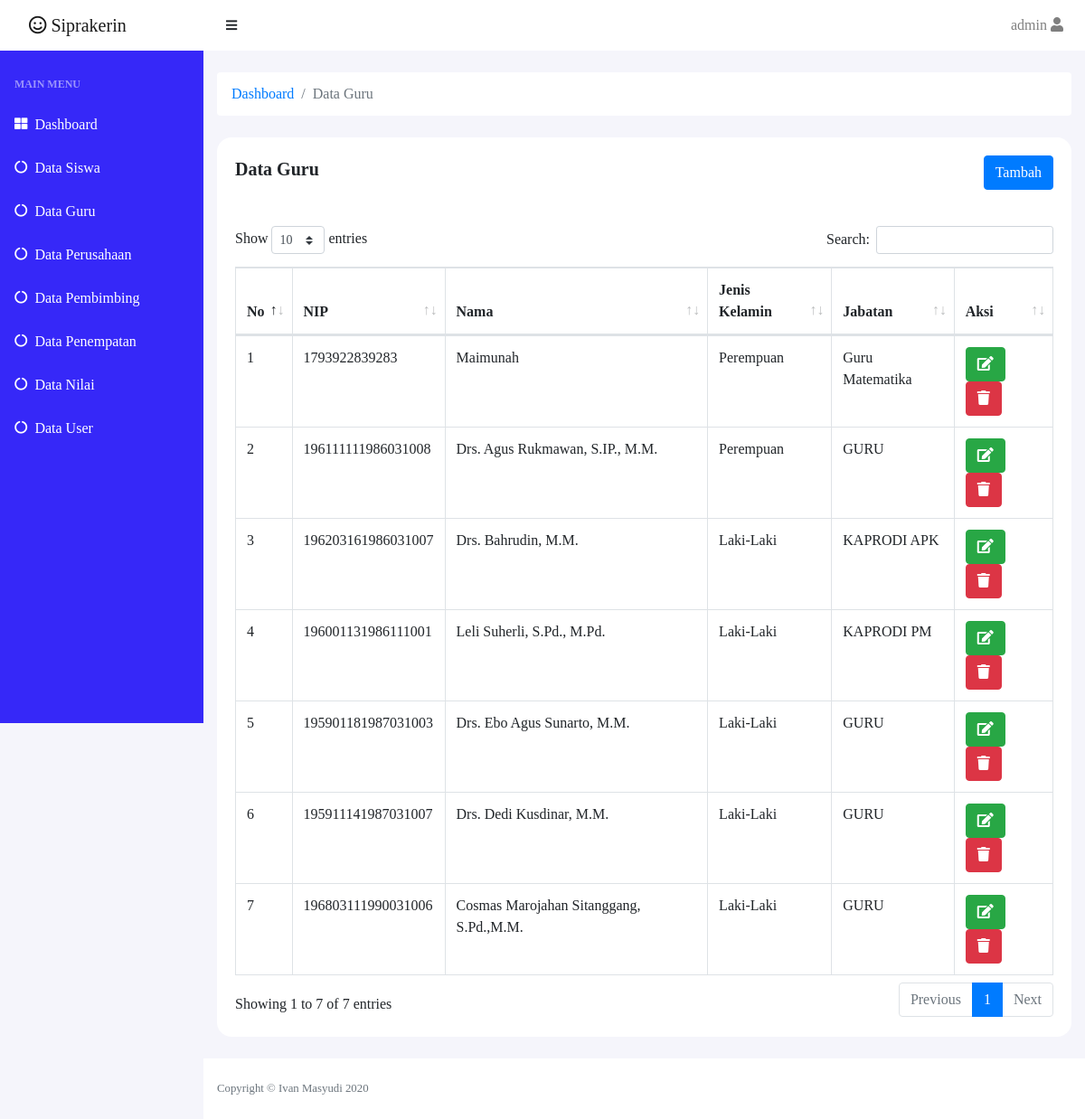
Page /page/admin/index.php?page=guru (signed in) on the committed database.
### tables this page shows
CREATE TABLE `tblguru` (
  `id_guru` int(11) NOT NULL,
  `NIP` char(20) NOT NULL,
  `nama_guru` varchar(50) NOT NULL,
  `alamat_guru` varchar(50) NOT NULL,
  `tmpt_lahir` varchar(50) NOT NULL,
  `tgl_lahir` date NOT NULL,
  `id_jk` char(11) NOT NULL,
  `id_agama` int(11) NOT NULL,
  `jabatan` varchar(50) NOT NULL
);

CREATE TABLE `tbljk` (
  `id_jk` char(11) NOT NULL,
  `ketjk` varchar(10) NOT NULL
);

### page/admin/guru.php (shortened to what this page needs)
<ol class="breadcrumb mb-4 mt-4 bg-white">
    <li class="breadcrumb-item"><a href="index.html">Dashboard</a></li>
    <li class="breadcrumb-item active">Data Guru</li>
</ol>
<div class="wood mb-4">
    <div class="wood-header">
        Data Guru
        <a href="index.php?page=add_guru" class="btn btn-primary float-md-right">Tambah</a>
    </div>
    <div class="wood-body">
        <div class="table-responsive">
            <table class="table table-bordered" id="dataTable" width="100%" cellspacing="0">
                <thead>
                    <tr>
                        <th>No</th>
                        <th>NIP</th>
                        <th>Nama</th>
                        <th>Jenis Kelamin</th>
                        <th>Jabatan</th>
                        <th>Aksi</th>
                    </tr>
                </thead>
                <tbody>
                    <?php
                    $sql = "SELECT * FROM tblguru,tblagama,tbljk WHERE tbljk.id_jk = tblguru.id_jk AND tblguru.id_agama = tblagama.id_agama";
                    $result = $conn->query($sql);
                    $no = 1;
                    if ($result->num_rows > 0) {
                        while ($data = $result->fetch_assoc()) {
                    ?>
                            <tr>
                                <td><?php echo $no++; ?></td>
                                <td><?php echo $data['NIP']; ?></td>
                                <td><?php echo $data['nama_guru']; ?></td>
                                <td><?php echo $data['ketjk']; ?></td>
                                <td><?php echo $data['jabatan']; ?></td>
                                <td style="width: 12%;">
                                    <a data-toggle="modal" data-target="#exampleModal<?php echo $data['id_guru']; ?>" class="btn btn-success"><i class="fas fa-edit"></i></a>
                                    <a data-toggle="modal" data-target="#deleteModal<?php echo $data['id_guru']; ?>" class="btn btn-danger"><i class="fas fa-trash"></i></a>
                                </td>
                            </tr>
                    <?php
                        }
                    } else {
                    }
                    ?>
                </tbody>
            </table>
        </div>
    </div>
</div>

### assets/css/style.css (style rules this page uses)
body { font-family: "Poppins" !important; font-size: 1rem !important; }
.wood { position: relative; display: -ms-flexbox; display: flex; -ms-flex-direction: column; flex-direction: column; min-width: 0; word-wrap: break-word; background-color: #fff; background-clip: border-box; border-radius: 1rem; }
.wood-body { -ms-flex: 1 1 auto; flex: 1 1 auto; min-height: 1px; padding: 1.25rem; }
.wood-header { padding: 1.25rem 1.25rem; margin-bottom: 0; font-weight: bold; font-size: 1.25rem; }

### rows in the picture
tblguru: NIP "1793922839283", nama_guru "Maimunah", id_jk.ketjk "Perempuan", jabatan "Guru Matematika"
tblguru: NIP "196111111986031008", nama_guru "Drs. Agus Rukmawan, S.IP., M.M.", id_jk.ketjk "Perempuan", jabatan "GURU"
tblguru: NIP "196203161986031007", nama_guru "Drs. Bahrudin, M.M.", id_jk.ketjk "Laki-Laki", jabatan "KAPRODI APK"
tblguru: NIP "196001131986111001", nama_guru "Leli Suherli, S.Pd., M.Pd.", id_jk.ketjk "Laki-Laki", jabatan "KAPRODI PM"
tblguru: NIP "195901181987031003", nama_guru "Drs. Ebo Agus Sunarto, M.M.", id_jk.ketjk "Laki-Laki", jabatan "GURU"
tblguru: NIP "195911141987031007", nama_guru "Drs. Dedi Kusdinar, M.M.", id_jk.ketjk "Laki-Laki", jabatan "GURU"
tblguru: NIP "196803111990031006", nama_guru "Cosmas Marojahan Sitanggang, S.Pd.,M.M.", id_jk.ketjk "Laki-Laki", jabatan "GURU"

### other values in the picture
$_SESSION['username'] "admin"
